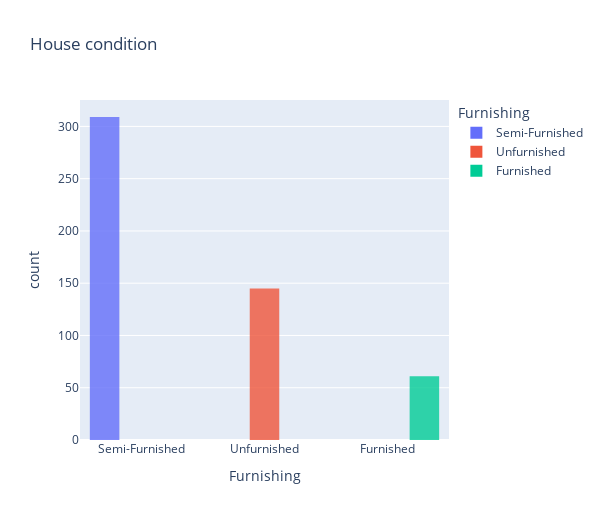

Notebook code cell kept with this figure:
### Code cell
# House condition
fig = px.histogram(df3,x='Furnishing',
                    title='House condition',
                    opacity=0.8,
                    color = 'Furnishing')
                    #color_discrete_sequence=['indianred']
fig.update_layout(barmode='group', bargap=0.10,bargroupgap=0.2,height=520,width=600)
fig.show()

### Figure 1 — Plotly figure (JSON) as saved in the notebook; plotly's stock layout.template omitted (floating-point values rounded to 4 significant figures; data arrays with more than 128 entries replaced by an {"elided": "..."} marker saying what was removed)
{"data": [{"alignmentgroup": "True", "bingroup": "x", "hovertemplate": "Furnishing=%{x}<br>count=%{y}<extra></extra>", "legendgroup": "Semi-Furnished", "marker": {"color": "#636efa", "opacity": 0.8}, "name": "Semi-Furnished", "offsetgroup": "Semi-Furnished", "orientation": "v", "showlegend": true, "type": "histogram", "x": {"elided": "309 str values"}, "xaxis": "x", "yaxis": "y"}, {"alignmentgroup": "True", "bingroup": "x", "hovertemplate": "Furnishing=%{x}<br>count=%{y}<extra></extra>", "legendgroup": "Unfurnished", "marker": {"color": "#EF553B", "opacity": 0.8}, "name": "Unfurnished", "offsetgroup": "Unfurnished", "orientation": "v", "showlegend": true, "type": "histogram", "x": {"elided": "145 str values"}, "xaxis": "x", "yaxis": "y"}, {"alignmentgroup": "True", "bingroup": "x", "hovertemplate": "Furnishing=%{x}<br>count=%{y}<extra></extra>", "legendgroup": "Furnished", "marker": {"color": "#00cc96", "opacity": 0.8}, "name": "Furnished", "offsetgroup": "Furnished", "orientation": "v", "showlegend": true, "type": "histogram", "x": ["Furnished", "Furnished", "Furnished", "Furnished", "Furnished", "Furnished", "Furnished", "Furnished", "Furnished", "Furnished", "Furnished", "Furnished", "Furnished", "Furnished", "Furnished", "Furnished", "Furnished", "Furnished", "Furnished", "Furnished", "Furnished", "Furnished", "Furnished", "Furnished", "Furnished", "Furnished", "Furnished", "Furnished", "Furnished", "Furnished", "Furnished", "Furnished", "Furnished", "Furnished", "Furnished", "Furnished", "Furnished", "Furnished", "Furnished", "Furnished", "Furnished", "Furnished", "Furnished", "Furnished", "Furnished", "Furnished", "Furnished", "Furnished", "Furnished", "Furnished", "Furnished", "Furnished", "Furnished", "Furnished", "Furnished", "Furnished", "Furnished", "Furnished", "Furnished", "Furnished", "Furnished"], "xaxis": "x", "yaxis": "y"}], "layout": {"bargap": 0.1, "bargroupgap": 0.2, "barmode": "group", "height": 520, "legend": {"title": {"text": "Furnishing"}, "tracegroupgap": 0}, "title": {"text": "House condition"}, "width": 600, "xaxis": {"anchor": "y", "categoryarray": ["Semi-Furnished", "Unfurnished", "Furnished"], "categoryorder": "array", "domain": [0, 1], "title": {"text": "Furnishing"}}, "yaxis": {"anchor": "x", "domain": [0, 1], "title": {"text": "count"}}}}
